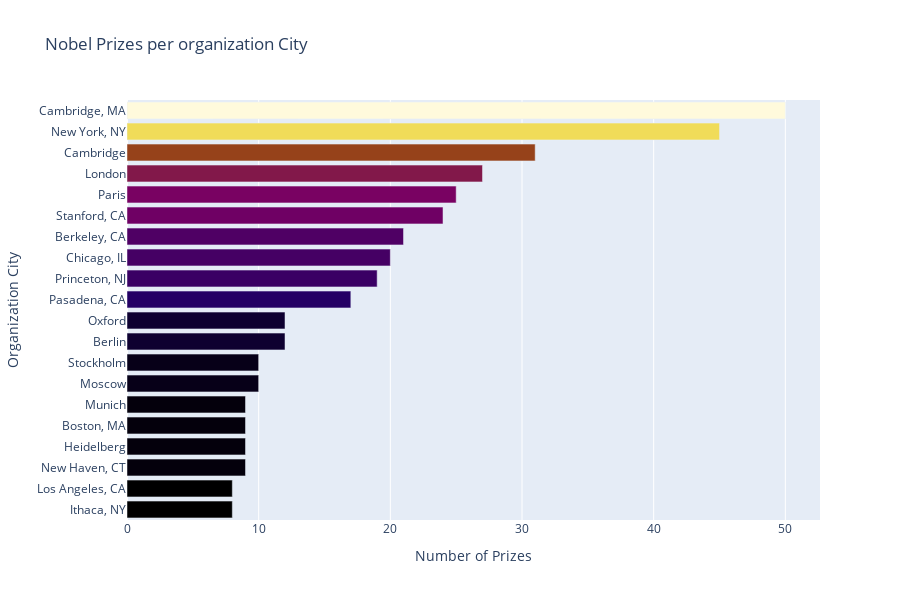

The notebook cell this image was saved under:
### Code cell
hbarcities = px.bar(x=top_cities.values,
            y=top_cities.index,
            orientation='h',
            title="Nobel Prizes per organization City",
            color=top_cities.values,
             color_continuous_scale='Electric',
             hover_name=top_cities.index,
             labels=top_cities.index,
             height=600)
hbarcities.update_layout(xaxis_title = "Number of Prizes", yaxis_title='Organization City',coloraxis_showscale = False)
#hbarcities.show()

### Figure 1 — Plotly figure (JSON) as saved in the notebook; plotly's stock layout.template omitted (floating-point values rounded to 4 significant figures)
{"data": [{"alignmentgroup": "True", "hovertemplate": "<b>%{hovertext}</b><br><br>x=%{x}<br>y=%{y}<br>color=%{marker.color}<extra></extra>", "hovertext": ["Ithaca, NY", "Los Angeles, CA", "New Haven, CT", "Heidelberg", "Boston, MA", "Munich", "Moscow", "Stockholm", "Berlin", "Oxford", "Pasadena, CA", "Princeton, NJ", "Chicago, IL", "Berkeley, CA", "Stanford, CA", "Paris", "London", "Cambridge", "New York, NY", "Cambridge, MA"], "legendgroup": "", "marker": {"color": [8, 8, 9, 9, 9, 9, 10, 10, 12, 12, 17, 19, 20, 21, 24, 25, 27, 31, 45, 50], "coloraxis": "coloraxis", "pattern": {"shape": ""}}, "name": "", "offsetgroup": "", "orientation": "h", "showlegend": false, "textposition": "auto", "type": "bar", "x": [8, 8, 9, 9, 9, 9, 10, 10, 12, 12, 17, 19, 20, 21, 24, 25, 27, 31, 45, 50], "xaxis": "x", "y": ["Ithaca, NY", "Los Angeles, CA", "New Haven, CT", "Heidelberg", "Boston, MA", "Munich", "Moscow", "Stockholm", "Berlin", "Oxford", "Pasadena, CA", "Princeton, NJ", "Chicago, IL", "Berkeley, CA", "Stanford, CA", "Paris", "London", "Cambridge", "New York, NY", "Cambridge, MA"], "yaxis": "y"}], "layout": {"barmode": "relative", "coloraxis": {"colorbar": {"title": {"text": "color"}}, "colorscale": [[0, "rgb(0,0,0)"], [0.2, "rgb(30,0,100)"], [0.4, "rgb(120,0,100)"], [0.6, "rgb(160,90,0)"], [0.8, "rgb(230,200,0)"], [1, "rgb(255,250,220)"]], "showscale": false}, "height": 600, "legend": {"tracegroupgap": 0}, "title": {"text": "Nobel Prizes per organization City"}, "xaxis": {"anchor": "y", "domain": [0, 1], "title": {"text": "Number of Prizes"}}, "yaxis": {"anchor": "x", "domain": [0, 1], "title": {"text": "Organization City"}}}}
